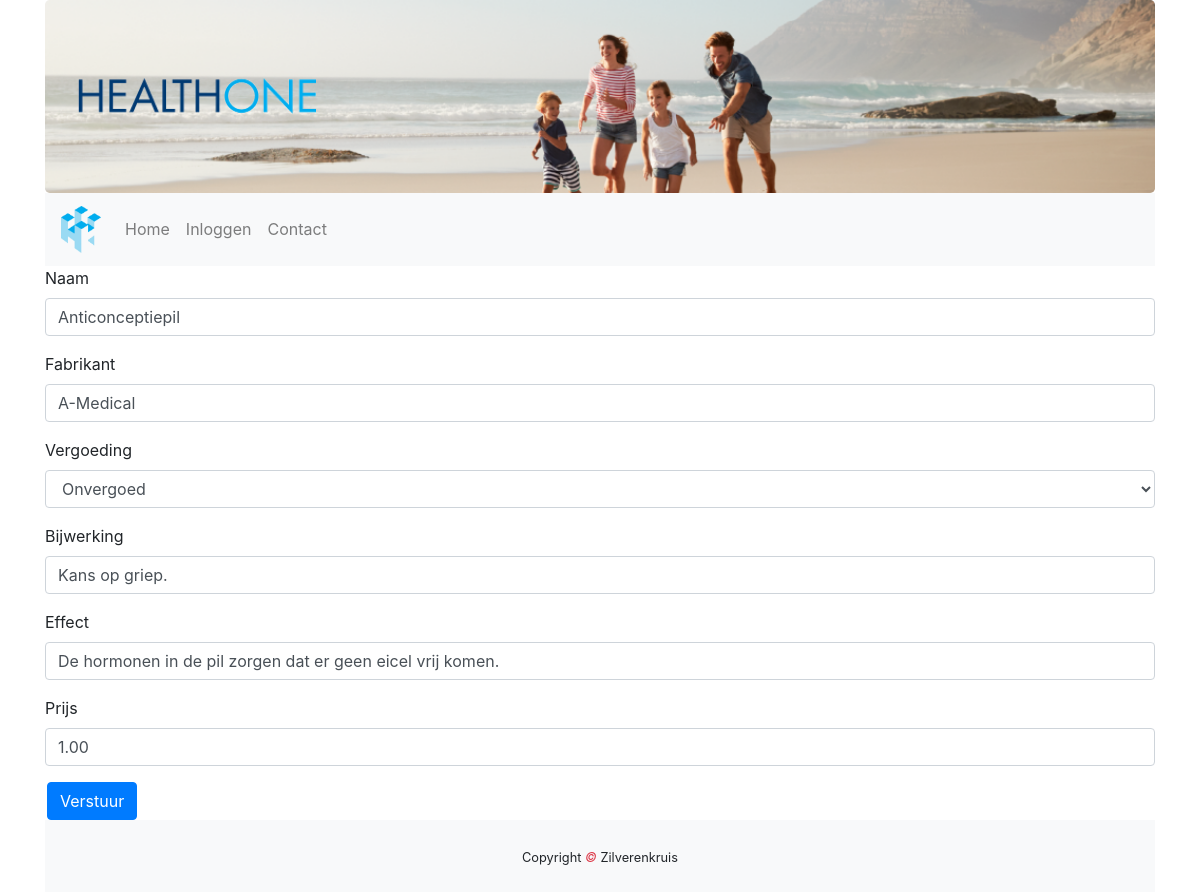
Screenshot of /zorgverzekeraar/medicijnen/overzicht/info/edit.php?id=25 (signed in) with the database file from the repository.
### tables this page shows
CREATE TABLE `medicijn` (
  `id` int(11) NOT NULL,
  `naam` varchar(45) DEFAULT NULL,
  `fabrikant` varchar(50) DEFAULT NULL,
  `vergoeding` tinyint(1) NOT NULL DEFAULT 0,
  `bijwerkingen` varchar(255) DEFAULT NULL,
  `effect` varchar(255) DEFAULT NULL,
  `prijs` double(10,2) DEFAULT NULL
);

### zorgverzekeraar/medicijnen/overzicht/info/edit.php (the view, shortened to what this page needs)
<!DOCTYPE html>
<html lang="en">
<head>
    <link rel="stylesheet" href="https://maxcdn.bootstrapcdn.com/bootstrap/4.3.1/css/bootstrap.min.css">
    <link rel="stylesheet" href="../../../../css/index.css">
</head>
<body>
<div class="container">
    <div class="jumbotron text-center">
    <div class="row">
        <div class="col-sm-3">
            <img class="d-none d-sm-block img-fluid" src="../../../../img/healthtwo_text_transparent.png" alt="Logo">
        </div>
    </div>
</div>
<nav class="navbar navbar-expand-sm bg-light navbar-light sticky-top">
    <a class="navbar-brand" href="../../../../index.php">
        <img class="navbrand" src="../../../../img/healthtwo_logo_transparent.png" alt="Logo">
    </a>
    <div class="collapse navbar-collapse" id="collapse_target">
        <ul class="navbar-nav">
            <li class="nav-item">
                <a class="nav-link" href="../../../../index.php">Home</a>
            </li>
            <li class="nav-item">
                <a class="nav-link" href="#">Inloggen</a>
            </li>
            <li class="nav-item">
                <a class="nav-link" href="../../../../contact.php">Contact</a>
            </li>
        </ul>
    </div>
</nav>
<?php
try {
    $db = new PDO("mysql:host=localhost;dbname=healthone","root","");
    $query = $db->prepare("SELECT * FROM medicijn WHERE id = " . $_GET['id']);
    $query->execute();
    $result = $query->fetchAll(PDO::FETCH_ASSOC);
    foreach ($result as &$data) {
    }
}
catch(PDOException $e){
    die("wank".$e->getMessage());
}
?>
<form action="<?php echo "edit/update.php?id=".$data['id'] ?>" method="POST">
    <div class="form-group">
        <label for="Naam">Naam</label>
        <input  value="<?php echo $data['naam']; ?>" class="form-control" id="Naam" name="Naam" placeholder="Naam" required type="text">
    </div>
    <div class="form-group">
        <label for="Fabrikant">Fabrikant</label>
        <input value="<?php echo $data['fabrikant']; ?>" class="form-control" id="Fabrikant" name="Fabrikant" placeholder="Fabrikant" required type="text">
    </div>
    <div class="form-group">
        <label for="Vergoeding">Vergoeding</label>
        <select class="form-control" id="Vergoeding" name="Vergoeding">
            <?php
            if ($data['vergoeding'] == 1){
                echo "<option>Vergoed</option>";
                echo "<option>Onvergoed</option>";
            }else{
                echo "<option>Onvergoed</option>";
            }
            ?>
        </select>
    </div>
    <div class="form-group">
        <label for="Bijwerking">Bijwerking</label>
        <input value="<?php echo $data['bijwerkingen']; ?>" class="form-control" id="Bijwerking" name="Bijwerking" placeholder="Bijwerking" required type="text">
    </div>
    <div class="form-group">
        <label for="Effect">Effect</label>
        <input value="<?php echo $data['effect']; ?>" class="form-control" id="Effect" name="Effect" placeholder="Effect" required type="text">
    </div>
    <div class="form-group">
        <label for="Prijs">Prijs</label>
        <input value="<?php echo $data['prijs']; ?>" class="form-control" id="Prijs" name="Prijs" placeholder="Prijs"  required type="number" step="0.01" value="1" min="0.00" max="10000.00">
    </div>
    <a href="edit/update.php" ><button type="submit" name="submit"  class="btn btn-primary">Verstuur</button></a>
</form>
<footer class="py-4 bg-light text-dark-50 text-center">
    <small>Copyright <em class="text-danger"> &copy; </em>Zilverenkruis</small>
</footer>
</div>
</body>
</html>

### css/index.css (style rules this page uses)
.jumbotron { margin-bottom: 0; background-image: url(../img/zilverenkruis_jumbotron.png); background-repeat: no-repeat; -webkit-background-size: cover; -o-background-size: cover; background-size: cover; }
.navbrand { width:40px; }
a { color: black; }
a button { margin-left: 2px; }

### rows the page displays
medicijn: Naam "Anticonceptiepil", Fabrikant "A-Medical", Vergoeding "Onvergoed", Bijwerking "Kans op griep.", Effect "De hormonen in de pil zorgen dat er geen eicel vrij komen.", Prijs "1.00"
